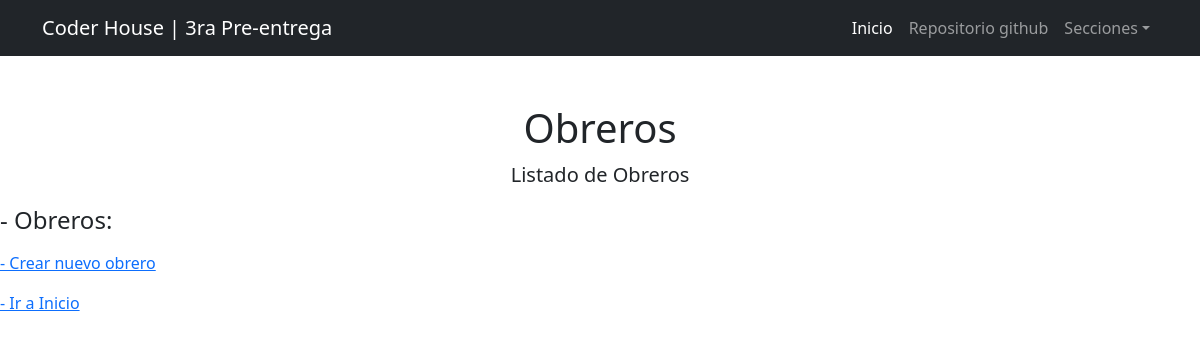
The page /informacion/obreros/listado/ on the database as committed earlier.
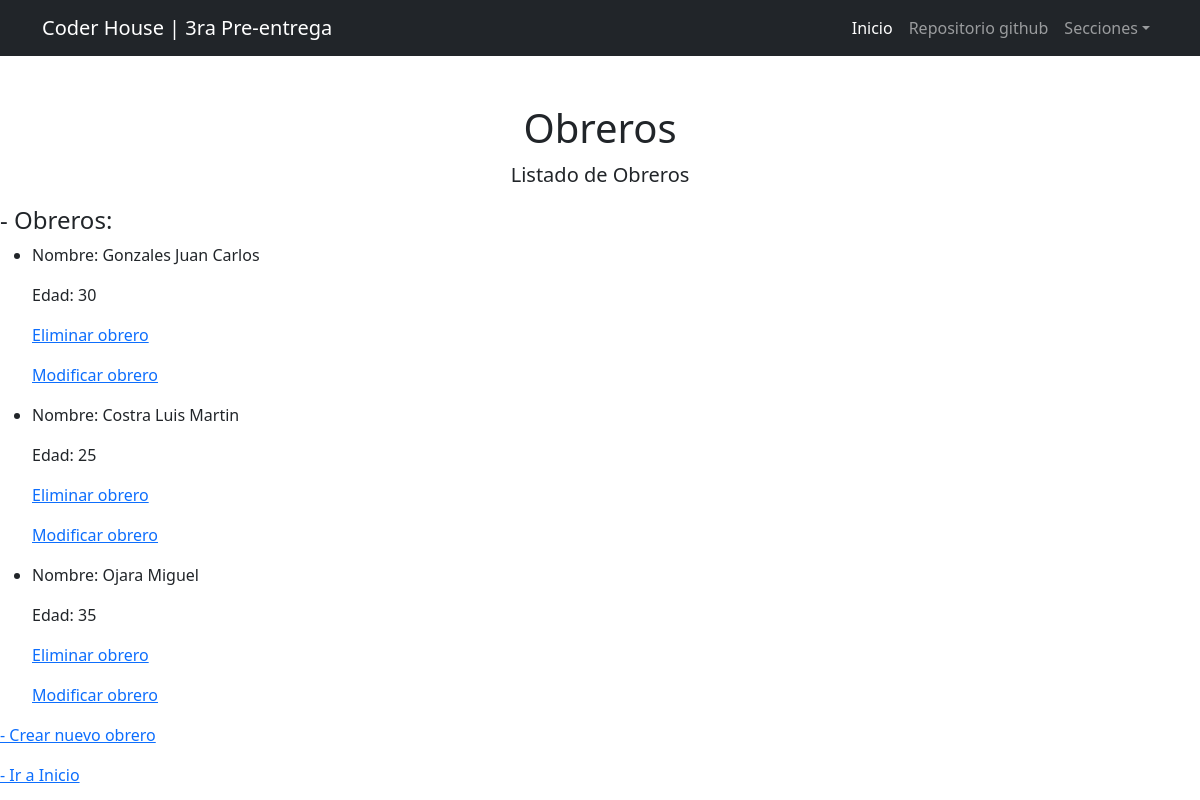
The same page on the database as committed later.
### empleados/models.py (models this page shows, shortened)
class Obrero(models.Model):
    nombre = models.CharField(max_length=30)
    apellido = models.CharField(max_length=30)
    edad = models.SmallIntegerField()

### empleados/views.py (the view)
# urls.py: path("obreros/listado/", views.obrero_list, name="obrero_list"),
def obrero_list(request):
    consulta = Obrero.objects.all()
    contexto = {"obreros": consulta}
    return render(request, "empleados/obrero_list.html", contexto)

### empleados/templates/empleados/obrero_list.html (shortened to what this page needs)
{% extends 'home/base.html' %}
{% block body_title %}
    Obreros
{% endblock body_title %}
{% block body_subtitle %}
    Listado de Obreros
{% endblock body_subtitle %}
{% block content %}
<h4> - Obreros:</h4>
<ul>
    {% for obrero in obreros %}
    <li>
        <p>Nombre: {{obrero.apellido}} {{obrero.nombre}}</p>
        <p>Edad: {{obrero.edad}}</p>
    </li>
    <a href="{% url 'empleados:obrero_delete' obrero.id %} "><p> Eliminar obrero</p></a>
    <a href="{% url 'empleados:obrero_update' obrero.id %}"><p> Modificar obrero</p></a>
    {% endfor %}
</ul>
<a href="{% url 'empleados:obrero_create' %}"><p> - Crear nuevo obrero</p></a>
<a href="{% url 'home:home_index' %}"><p> - Ir a Inicio</p></a>
{% endblock content %}

### home/templates/home/base.html (shortened to what this page needs)
{% load static %}
<!DOCTYPE html>
<html lang="en">
    <head>
        <link href="{% static 'home/css/styles.css' %}" rel="stylesheet" />
    </head>
    <body>
        {% include 'home/componentes/navbar.html' %}
        <div class="container">
            <div class="text-center mt-5">
                <h1>
                    {% block body_title %}
                    {% endblock body_title %}
                </h1>
                <p class="lead">
                    {% block body_subtitle %}
                    {% endblock body_subtitle %}
                </p>
            </div>
        </div>
        {% block content %}
        {% endblock content %}
    </body>
</html>

### home/templates/home/componentes/navbar.html (shortened to what this page needs)
{% load static %}
<nav class="navbar navbar-expand-lg navbar-dark bg-dark">
    <div class="container">
        <a class="navbar-brand" href="#">Coder House | 3ra Pre-entrega</a>
        <div class="collapse navbar-collapse" id="navbarSupportedContent">
            <ul class="navbar-nav ms-auto mb-2 mb-lg-0">
                <li class="nav-item"><a class="nav-link active" aria-current="page" href="{% url 'home:home_index' %}">Inicio</a></li>
                <li class="nav-item"><a class="nav-link" href="https://github.com/LuisMCastro/3raPre-Entrega.git">Repositorio github</a></li>
                <li class="nav-item dropdown">
                    <a class="nav-link dropdown-toggle" id="navbarDropdown" href="#" role="button" data-bs-toggle="dropdown" aria-expanded="false">Secciones</a>
                </li>
            </ul>
        </div>
    </div>
</nav>

Rows that differ between the two databases and show on the page:
added Obrero: apellido "Gonzales", nombre "Juan Carlos", edad "30"
added Obrero: apellido "Costra", nombre "Luis Martin", edad "25"
added Obrero: apellido "Ojara", nombre "Miguel", edad "35"
